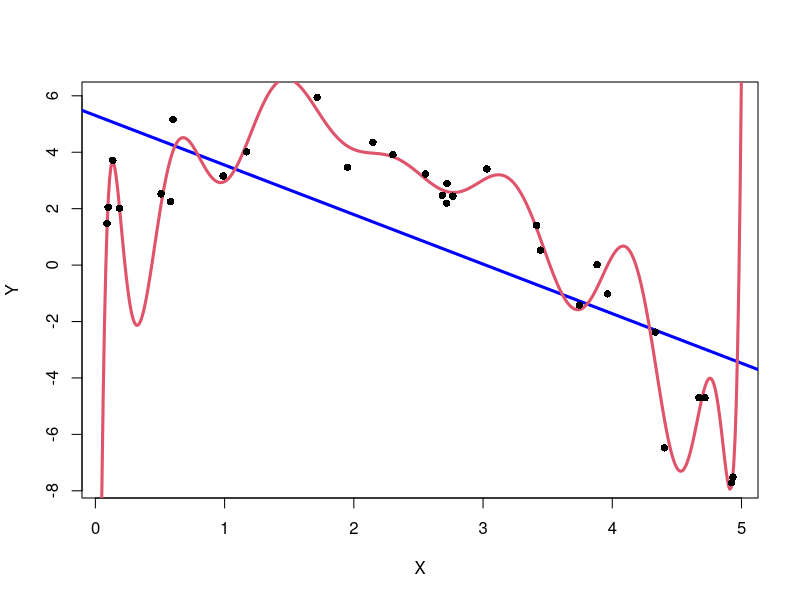
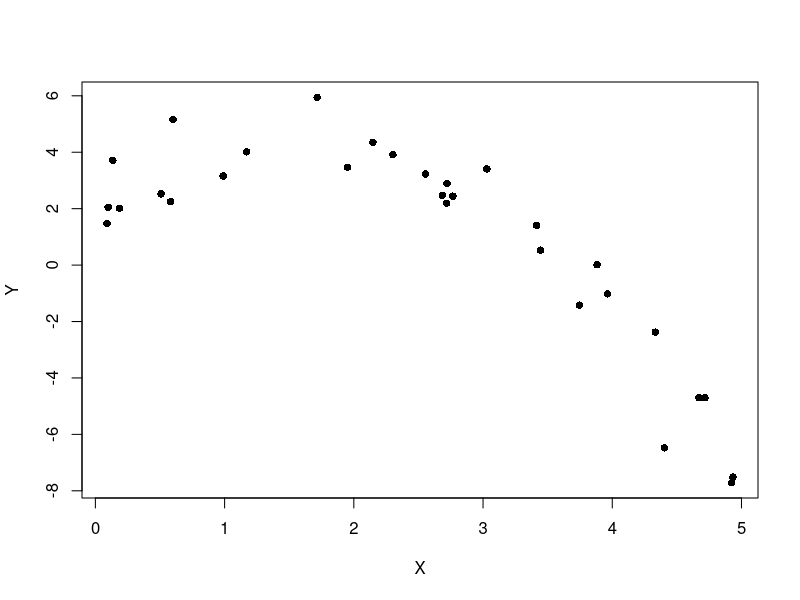
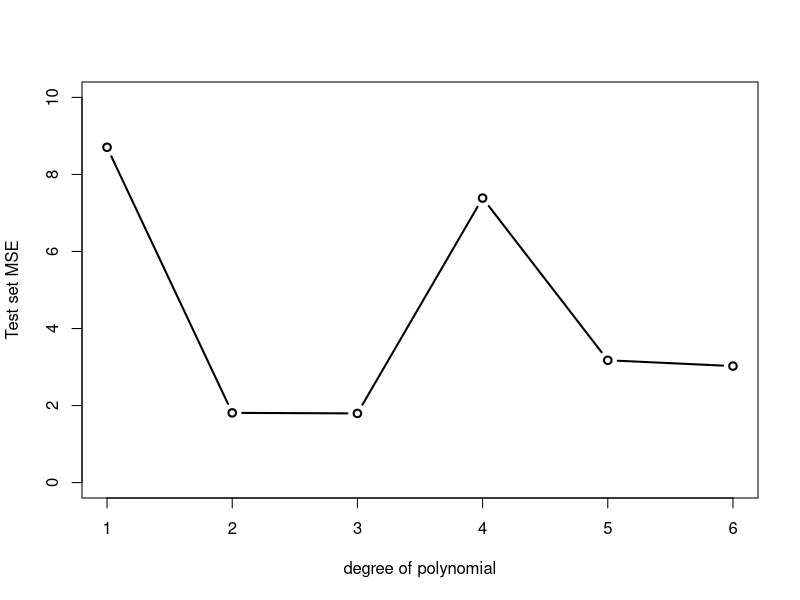
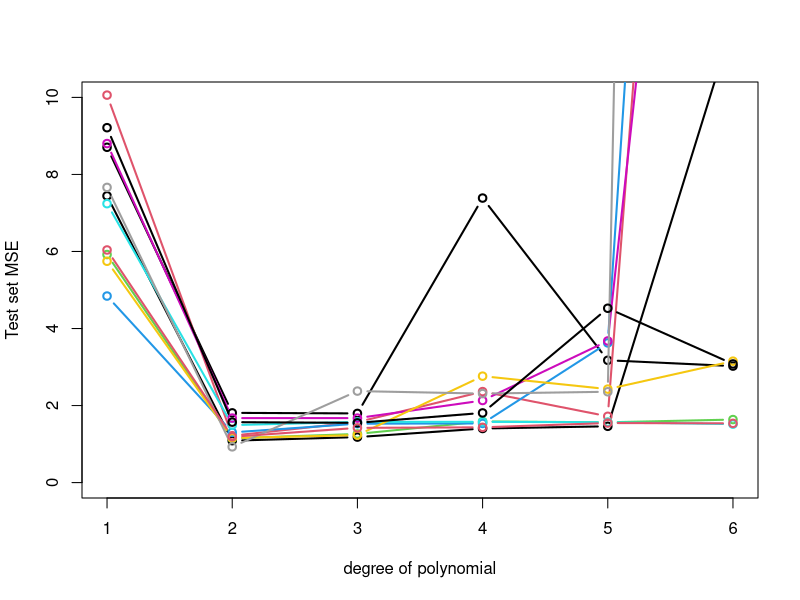
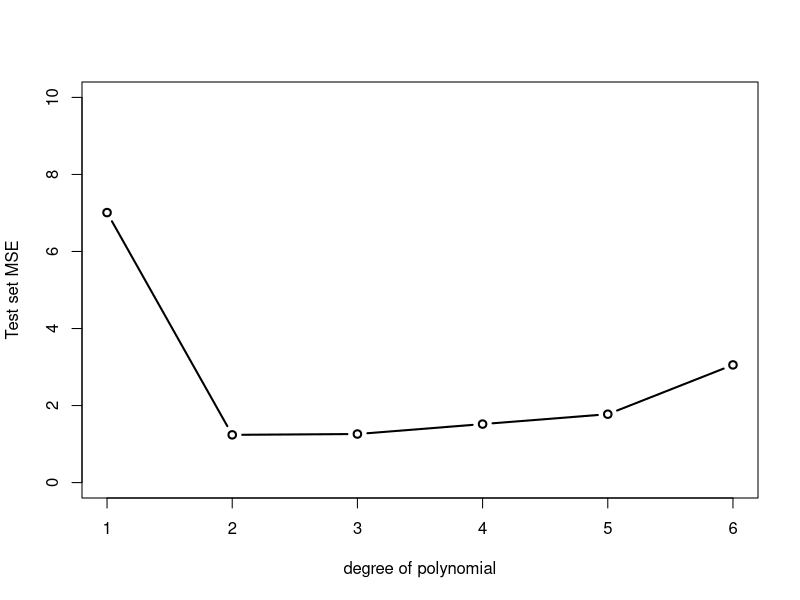
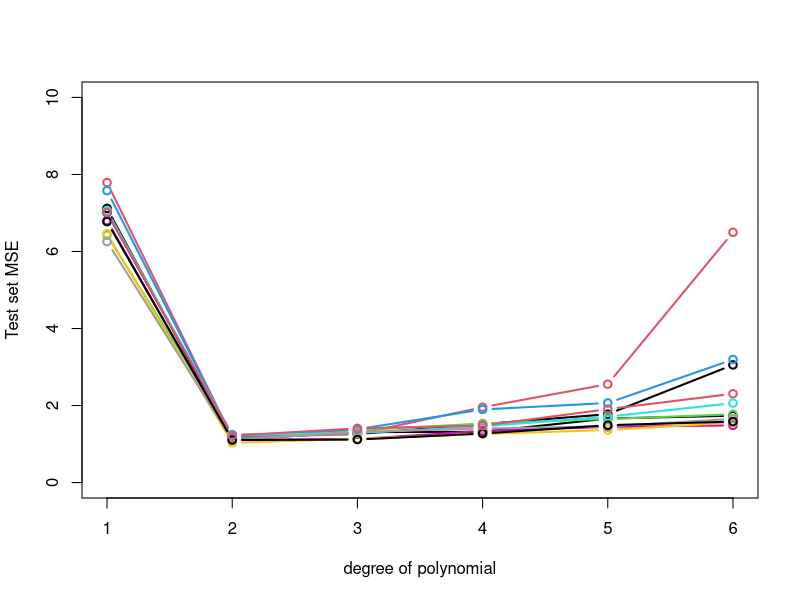
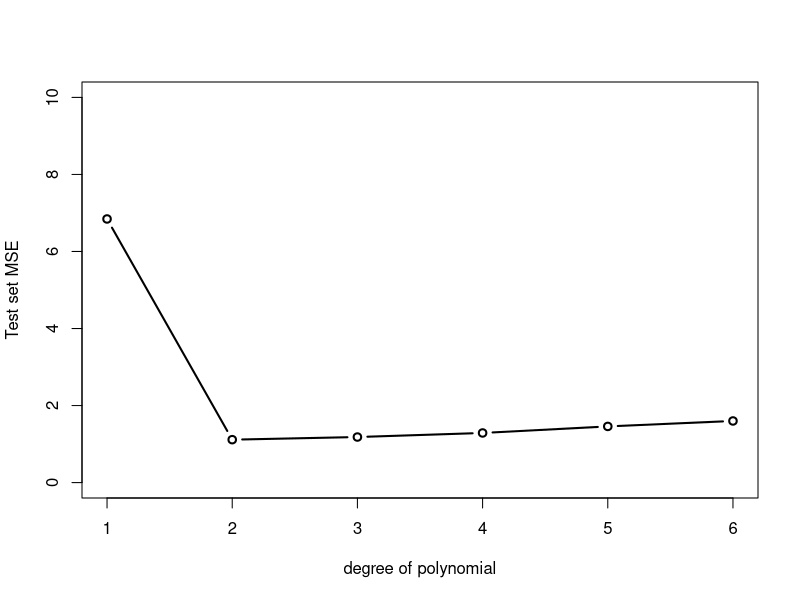

These charts were generated, in order, by the following R code:
n = 30
set.seed(15072017)
epsilon = rnorm(n)
X = runif(n,0,5)

Y = 2 + 3*X - X^2 + epsilon
plot(X,Y,pch=16)
regr = lm(Y ~ X)
abline(regr$coefficients,col='blue',lwd=3)

regr2 = lm(Y~poly(X,20,raw=TRUE))
xnew = data.frame(X=seq(0,5,len=500))
ynew = predict(regr2,newdata = xnew)
lines(xnew$X,ynew,lwd=3,col=2)
points(X,Y,pch=16)



# validation set
n = 30
set.seed(15072017)
epsilon = rnorm(n)
X = runif(n,0,5)

Y = 2 + 3*X - X^2 + epsilon
plot(X,Y,pch=16)


set.seed(200)
training = sample(1:n,size = 10,replace = FALSE)
test = (1:30)[-training]

degmax = 6
Xpoly = poly(X,degmax)
MSEtest = numeric(degmax)

for(degree in 1:degmax){
  Ytr = Y[training]
  Xtr = Xpoly[training,1:degree]
  regr2 = lm(Ytr~Xtr)
  Xnew = Xpoly[test,1:degree]
  ypred = cbind(1,(Xnew)) %*% regr2$coefficients
  MSEtest[degree] = mean((Y[test]-ypred)^2)
}
plot(1:degmax,MSEtest,type='b',lwd=2,xlab='degree of polynomial',ylab='Test set MSE',ylim=c(0,10))


# retry several times
set.seed(200)
training = sample(1:n,size = 10,replace = FALSE)
test = (1:30)[-training]

degmax = 6
Xpoly = poly(X,degmax)
MSEtest = numeric(degmax)

for(degree in 1:degmax){
  Ytr = Y[training]
  Xtr = Xpoly[training,1:degree]
  regr2 = lm(Ytr~Xtr)
  Xnew = Xpoly[test,1:degree]
  ypred = cbind(1,(Xnew)) %*% regr2$coefficients
  MSEtest[degree] = mean((Y[test]-ypred)^2)
}
plot(1:degmax,MSEtest,type='b',lwd=2,xlab='degree of polynomial',ylab='Test set MSE',ylim=c(0,10))

for(ii in 1:10){
  set.seed(ii)
  training = sample(1:n,size = 10,replace = FALSE)
  test = (1:30)[-training]
  
  degmax = 6
  Xpoly = poly(X,degmax)
  MSEtest = numeric(degmax)
  
  for(degree in 1:degmax){
    Ytr = Y[training]
    Xtr = Xpoly[training,1:degree]
    regr2 = lm(Ytr~Xtr)
    Xnew = Xpoly[test,1:degree]
    ypred = cbind(1,(Xnew)) %*% regr2$coefficients
    MSEtest[degree] = mean((Y[test]-ypred)^2)
  }
  
  lines(1:degmax,MSEtest,type='b',lwd=2,col=ii)
  
}


# CV

set.seed(200)
K = 5
folds = sample(1:K,size = n,replace = TRUE)


degmax = 6
Xpoly = poly(X,degmax)
MSEtest = matrix(ncol=degmax,nrow=K)

for(k in 1:K){
  for(degree in 1:degmax){
    test = which(folds==k)
    training = (1:n)[-test]
    Ytr = Y[training]
    Xtr = Xpoly[training,1:degree]
    regr2 = lm(Ytr~Xtr)
    Xnew = Xpoly[test,1:degree]
    ypred = cbind(1,(Xnew)) %*% regr2$coefficients
    MSEtest[k,degree] = mean((Y[test]-ypred)^2)
  }
  
}
MSEtest = colMeans(MSEtest)

plot(1:degmax,MSEtest,type='b',lwd=2,xlab='degree of polynomial',ylab='Test set MSE',ylim=c(0,10))


set.seed(200)
K = 5
folds = sample(1:K,size = n,replace = TRUE)
degmax = 6
Xpoly = poly(X,degmax)
MSEtest = matrix(ncol=degmax,nrow=K)

for(k in 1:K){
  for(degree in 1:degmax){
    test = which(folds==k)
    training = (1:n)[-test]
    Ytr = Y[training]
    Xtr = Xpoly[training,1:degree]
    regr2 = lm(Ytr~Xtr)
    Xnew = Xpoly[test,1:degree]
    ypred = cbind(1,(Xnew)) %*% regr2$coefficients
    MSEtest[k,degree] = mean((Y[test]-ypred)^2)
  }
  
}
MSEtest = colMeans(MSEtest)
plot(1:degmax,MSEtest,type='b',lwd=2,xlab='degree of polynomial',ylab='Test set MSE',ylim=c(0,10))

for(ii in 1:10){
  set.seed(ii)
  folds = sample(1:K,size = n,replace = TRUE)
  
  
  degmax = 6
  Xpoly = poly(X,degmax)
  MSEtest = matrix(ncol=degmax,nrow=K)
  
  for(k in 1:K){
    for(degree in 1:degmax){
      test = which(folds==k)
      training = (1:n)[-test]
      Ytr = Y[training,drop=FALSE]
      Xtr = Xpoly[training,1:degree,drop=FALSE]
      regr2 = lm(Ytr~Xtr)
      Xnew = Xpoly[test,1:degree,drop=FALSE]
      ypred = cbind(1,(Xnew)) %*% regr2$coefficients
      MSEtest[k,degree] = mean((Y[test]-ypred)^2)
    }
    
  }
  MSEtest = colMeans(MSEtest)
  
  lines(1:degmax,MSEtest,type='b',lwd=2,col=ii)
  
}

# LOOCV
set.seed(200)
K = 30
folds = 1:30
degmax = 6
Xpoly = poly(X,degmax)
MSEtest = matrix(ncol=degmax,nrow=K)

for(k in 1:K){
  for(degree in 1:degmax){
    test = which(folds==k)
    training = (1:n)[-test,drop=FALSE]
    Ytr = Y[training,drop=FALSE]
    Xtr = Xpoly[training,1:degree,drop=FALSE]
    regr2 = lm(Ytr~Xtr)
    Xnew = Xpoly[test,1:degree,drop=FALSE]
    ypred = cbind(1,(Xnew)) %*% regr2$coefficients
    MSEtest[k,degree] = mean((Y[test]-ypred)^2)
  }
  
}
MSEtest = colMeans(MSEtest)
plot(1:degmax,MSEtest,type='b',lwd=2,xlab='degree of polynomial',ylab='Test set MSE',ylim=c(0,10))

